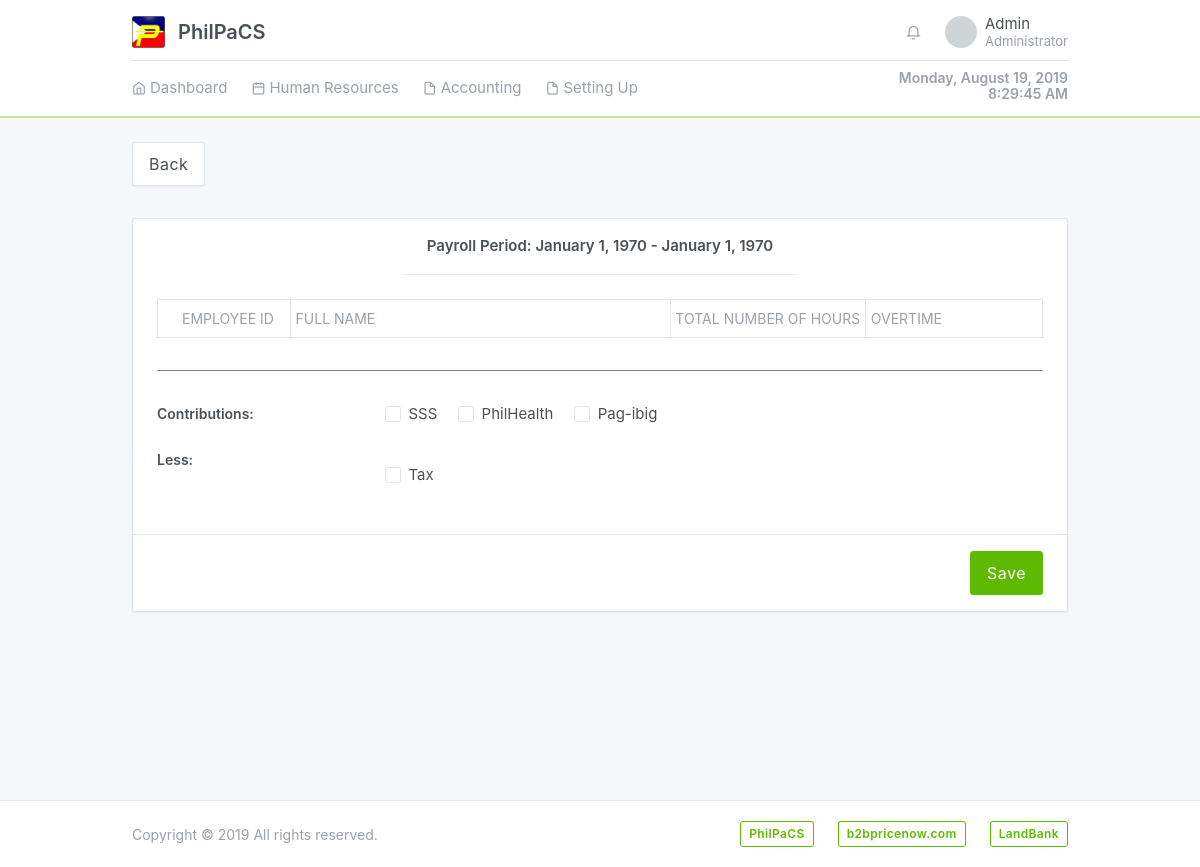
Page /system/payroll.php?id=c96f945ad913d9cefb2c7f7cc24353be (signed in) on the earlier database version.
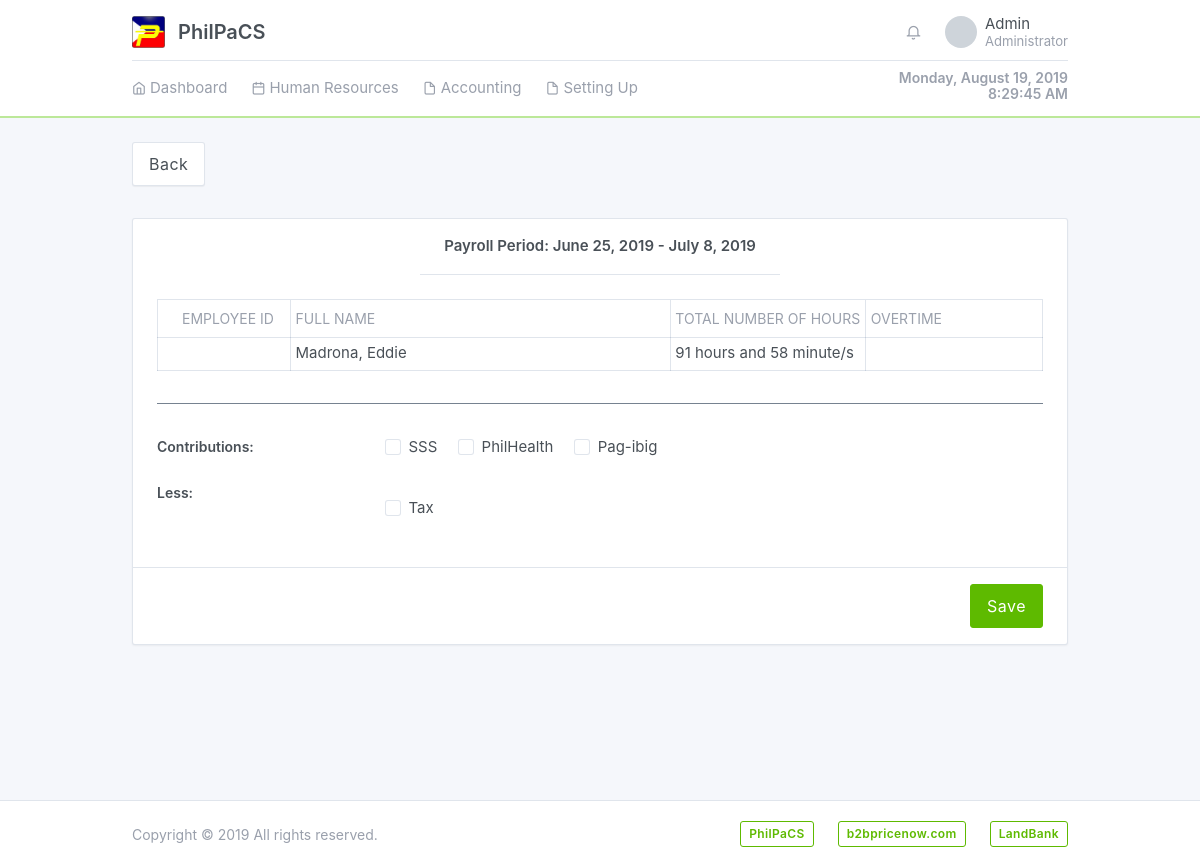
Same page on the later database version.
### tables this page shows
CREATE TABLE `attendancetbl` (
  `attendanceID` int(11) NOT NULL AUTO_INCREMENT,
  `firstName` varchar(50) NOT NULL,
  `lastName` varchar(50) NOT NULL,
  `Edate` date NOT NULL,
  `EMTimein` time NOT NULL,
  `EMTimeout` time NOT NULL,
  `EATimein` time NOT NULL,
  `EATimeout` time NOT NULL,
  `totalMinutes` double NOT NULL,
  `status` tinyint(1) NOT NULL,
  `hashedFile` varchar(100) NOT NULL,
  PRIMARY KEY (`attendanceID`)
);

### models/Config.php (called while the page is built, shortened)
<?php
require_once 'Database.php';
class Config extends Database {
	protected $conn;
	public function __construct() {
		$database = new Database();
		$this->conn = $database->db_connection();
	}
	public function runQuery($sql) {
		$stmt = $this->conn->prepare($sql);
		return $stmt;
	}
}

### models/Database.php (called while the page is built, shortened)
<?php
class Database {
	private $host = "localhost";
	private $dbname = "philpacs";
	private $username = "root";
	private $password = "";
	public function db_connection(){
		try {
			$this->conn = new PDO("mysql:host=" . $this->host . ";dbname=" . $this->dbname, $this->username, $this->password);
			$this->conn->setAttribute(PDO::ATTR_ERRMODE, PDO::ERRMODE_EXCEPTION);
			return $this->conn;
		} catch (PDOException $e) {
			echo "Connection Error: " . $e->getMessage();
		}
	}
}

### includes/payroll/view.payroll.php (the view, shortened to what this page needs)
<?php
  function convertToHoursAndMins($time, $format = '%d:%s') {
    settype($time, 'integer');
    $hours = floor($time/60);
    $minutes = $time%60;
    return sprintf($format, $hours, $minutes);
  }
  $hashedFile = $config->checkInput($_GET['id']);
  $stmt = $config->runQuery("SELECT *, MIN(Edate) AS datePeriodFrom,
                              MAX(Edate) AS datePeriodTo,
                              SUM(totalMinutes) AS totalMinutes
                            FROM attendancetbl WHERE hashedFile=:hashedFile GROUP BY lastName");
  $stmt->execute(array(":hashedFile" => $hashedFile));
  $row = $stmt->fetch(PDO::FETCH_ASSOC);
  $datePeriodFrom = strtotime($row['datePeriodFrom']);
  $datePeriodTo = strtotime($row['datePeriodTo']);
?>
<div class="dimmer active">
  <div id="dimmer-content">
    <div class="row mb-4">
      <div class="col-md-12">
        <a class="btn btn-secondary btn-lg mb-4" href="./payroll.php">Back</a>
      </div>
    </div>
    <div class="row">
      <div class="col-md-12">
        <form method="post" action="<?=htmlspecialchars($_SERVER['REQUEST_URI']);?>" id="payrollForm">
          <div class="card">
            <div class="card-header" style="margin: 0 auto;">
              <b>Payroll Period: <?=date('F j, Y', $datePeriodFrom);?> - <?=date('F j, Y', $datePeriodTo);?></b>
            </div>
            <div class="card-body">
              <table class="table table-sm card-table table-vcenter table-hover table-bordered table-hover text-nowrap datatable">
                <thead>
                  <tr>
                    <th width="15%">Employee ID</th>
                    <th>Full Name</th>
                    <th width="20%">Total Number of Hours</th>
                    <th width="20%">Overtime</th>
                  </tr>
                </thead>
                <tbody>
                  <?php
                    while ($result = $stmt->fetch(PDO::FETCH_ASSOC)) {
                      $fullName = $result['lastName'] . ", " . $result['firstName'];
                      ?>
                      <tr>
                        <td></td>
                        <td><?=$fullName;?></td>
                        <td><?=convertToHoursAndMins($result['totalMinutes'], '%02d hours and %02d minute/s');?></td>
                        <td></td>
                      </tr>
                      <?php
                    }
                  ?>
                </tbody>
              </table>
               <hr class="bg-gray">
                <div class="row">
                  <div class="form-label col-sm-3 col-xs-12">Contributions: </div>
                  <div class="form-group col-sm-9">
                    <div>
                      <label class="custom-control custom-checkbox custom-control-inline">
                        <span class="custom-control-label">SSS</span>
                      </label>
                      <label class="custom-control custom-checkbox custom-control-inline">
                        <span class="custom-control-label">PhilHealth</span>
                      </label>
                      <label class="custom-control custom-checkbox custom-control-inline">
                        <span class="custom-control-label">Pag-ibig</span>
                      </label>
                    </div>
                  </div>
                </div>
                <div class="row">
                  <div class="form-label col-sm-3 col-xs-12">Less: </div>
                  <div class="form-group col-sm-9">
                    <div>
                      <label class="custom-control custom-checkbox custom-control-inline">
                        <span class="custom-control-label">Tax</span>
                      </label>
                      <label class="custom-control custom-checkbox custom-control-inline">
                      </label>
                    </div>
                  </div>
                </div>
            </div>
            <div class="card-footer">
                <div class="float-right">
                  <button class="btn btn-green btn-lg" type="submit" name="savePayrollBtn" id="savePayrollBtn">Save</button>
                </div>
            </div>
          </div>
        </form>
      </div>
    </div>
  </div>
</div>

Differences in the rows shown:
now on this page (row edited): attendancetbl: fullName "Madrona, Eddie", totalMinutes "91 hours and 58 minute/s"
Other differences:
date('F j, Y', $datePeriodFrom): "January 1, 1970" → "June 25, 2019"
date('F j, Y', $datePeriodTo): "January 1, 1970" → "July 8, 2019"
